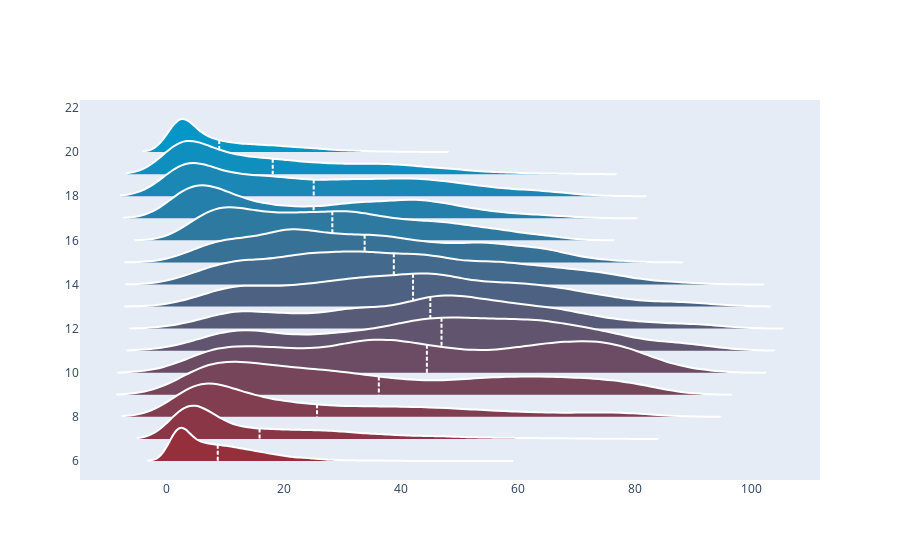

Source (notebook cell):
### Code cell
hours = reversed(range(6, 21))
colors = n_colors('rgb(5, 150, 200)', 'rgb(200, 10, 10)', 20, colortype='rgb')

fig = go.Figure()
for m, c in zip(hours, colors):
    fig.add_trace(
        go.Violin(
            y=pdf['hour'][ pdf['hour'] == m ],
            x=pdf['count'][ pdf['hour'] == m ],
#             legendgroup=m,
            scalegroup=m,
            name=m,
            line_color='white',
            fillcolor=c
        )
    )

fig.update_traces(box_visible=False, meanline_visible=True, orientation='h', side='positive', width=3, points=False)
fig.update_layout(xaxis_showgrid=False, xaxis_zeroline=False, showlegend=False)
fig.update_layout(violinmode='group')
fig.show()
fig.write_html(r"Z:\Dev\ridgeline\html\hour.html")

### Figure 1 — Plotly figure (JSON) as saved in the notebook; plotly's stock layout.template omitted (floating-point values rounded to 4 significant figures; data arrays with more than 128 entries replaced by an {"elided": "..."} marker saying what was removed)
{"data": [{"box": {"visible": false}, "fillcolor": "rgb(5.0, 150.0, 200.0)", "line": {"color": "white"}, "meanline": {"visible": true}, "name": "20", "orientation": "h", "points": false, "scalegroup": "20", "side": "positive", "type": "violin", "width": 3, "x": {"elided": "1814 int values"}, "y": {"elided": "1814 int values"}}, {"box": {"visible": false}, "fillcolor": "rgb(15.263157894736842, 142.6315789473684, 190.0)", "line": {"color": "white"}, "meanline": {"visible": true}, "name": "19", "orientation": "h", "points": false, "scalegroup": "19", "side": "positive", "type": "violin", "width": 3, "x": {"elided": "2735 int values"}, "y": {"elided": "2735 int values"}}, {"box": {"visible": false}, "fillcolor": "rgb(25.526315789473685, 135.26315789473685, 180.0)", "line": {"color": "white"}, "meanline": {"visible": true}, "name": "18", "orientation": "h", "points": false, "scalegroup": "18", "side": "positive", "type": "violin", "width": 3, "x": {"elided": "3336 int values"}, "y": {"elided": "3336 int values"}}, {"box": {"visible": false}, "fillcolor": "rgb(35.78947368421053, 127.89473684210526, 170.0)", "line": {"color": "white"}, "meanline": {"visible": true}, "name": "17", "orientation": "h", "points": false, "scalegroup": "17", "side": "positive", "type": "violin", "width": 3, "x": {"elided": "4148 int values"}, "y": {"elided": "4148 int values"}}, {"box": {"visible": false}, "fillcolor": "rgb(46.05263157894737, 120.52631578947368, 160.0)", "line": {"color": "white"}, "meanline": {"visible": true}, "name": "16", "orientation": "h", "points": false, "scalegroup": "16", "side": "positive", "type": "violin", "width": 3, "x": {"elided": "4376 int values"}, "y": {"elided": "4376 int values"}}, {"box": {"visible": false}, "fillcolor": "rgb(56.31578947368421, 113.15789473684211, 150.0)", "line": {"color": "white"}, "meanline": {"visible": true}, "name": "15", "orientation": "h", "points": false, "scalegroup": "15", "side": "positive", "type": "violin", "width": 3, "x": {"elided": "4375 int values"}, "y": {"elided": "4375 int values"}}, {"box": {"visible": false}, "fillcolor": "rgb(66.57894736842105, 105.78947368421052, 140.0)", "line": {"color": "white"}, "meanline": {"visible": true}, "name": "14", "orientation": "h", "points": false, "scalegroup": "14", "side": "positive", "type": "violin", "width": 3, "x": {"elided": "4380 int values"}, "y": {"elided": "4380 int values"}}, {"box": {"visible": false}, "fillcolor": "rgb(76.84210526315789, 98.42105263157895, 130.0)", "line": {"color": "white"}, "meanline": {"visible": true}, "name": "13", "orientation": "h", "points": false, "scalegroup": "13", "side": "positive", "type": "violin", "width": 3, "x": {"elided": "4378 int values"}, "y": {"elided": "4378 int values"}}, {"box": {"visible": false}, "fillcolor": "rgb(87.10526315789474, 91.05263157894737, 120.0)", "line": {"color": "white"}, "meanline": {"visible": true}, "name": "12", "orientation": "h", "points": false, "scalegroup": "12", "side": "positive", "type": "violin", "width": 3, "x": {"elided": "4380 int values"}, "y": {"elided": "4380 int values"}}, {"box": {"visible": false}, "fillcolor": "rgb(97.36842105263159, 83.6842105263158, 110.0)", "line": {"color": "white"}, "meanline": {"visible": true}, "name": "11", "orientation": "h", "points": false, "scalegroup": "11", "side": "positive", "type": "violin", "width": 3, "x": {"elided": "4381 int values"}, "y": {"elided": "4381 int values"}}, {"box": {"visible": false}, "fillcolor": "rgb(107.63157894736842, 76.31578947368422, 100.0)", "line": {"color": "white"}, "meanline": {"visible": true}, "name": "10", "orientation": "h", "points": false, "scalegroup": "10", "side": "positive", "type": "violin", "width": 3, "x": {"elided": "4374 int values"}, "y": {"elided": "4374 int values"}}, {"box": {"visible": false}, "fillcolor": "rgb(117.89473684210526, 68.94736842105263, 90.0)", "line": {"color": "white"}, "meanline": {"visible": true}, "name": "9", "orientation": "h", "points": false, "scalegroup": "9", "side": "positive", "type": "violin", "width": 3, "x": {"elided": "4346 int values"}, "y": {"elided": "4346 int values"}}, {"box": {"visible": false}, "fillcolor": "rgb(128.1578947368421, 61.578947368421055, 80.0)", "line": {"color": "white"}, "meanline": {"visible": true}, "name": "8", "orientation": "h", "points": false, "scalegroup": "8", "side": "positive", "type": "violin", "width": 3, "x": {"elided": "4265 int values"}, "y": {"elided": "4265 int values"}}, {"box": {"visible": false}, "fillcolor": "rgb(138.42105263157896, 54.21052631578948, 70.0)", "line": {"color": "white"}, "meanline": {"visible": true}, "name": "7", "orientation": "h", "points": false, "scalegroup": "7", "side": "positive", "type": "violin", "width": 3, "x": {"elided": "4119 int values"}, "y": {"elided": "4119 int values"}}, {"box": {"visible": false}, "fillcolor": "rgb(148.68421052631578, 46.84210526315789, 60.0)", "line": {"color": "white"}, "meanline": {"visible": true}, "name": "6", "orientation": "h", "points": false, "scalegroup": "6", "side": "positive", "type": "violin", "width": 3, "x": {"elided": "2766 int values"}, "y": {"elided": "2766 int values"}}], "layout": {"showlegend": false, "violinmode": "group", "xaxis": {"showgrid": false, "zeroline": false}}}
